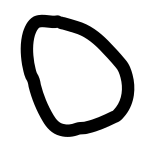
#> input picture data/cards/rendered/150/o.png, 150 x 150 px
$ python -i render.py   (imports and definitions only)
#> lines starting #> are read from the running program, lines starting #| are printed output that depends on the picture
#> further down, picture is the input picture: PIL image 150x150 RGBA; mean R, G, B, A 207.9, 207.9, 207.9, 255
import argparse
import random
import subprocess
from pathlib import Path

import numpy as np
from PIL import Image


parser = argparse.ArgumentParser(formatter_class=argparse.ArgumentDefaultsHelpFormatter)

# [3 lines not run here, left out]


values = ["x", "o", "b"]
# [1 line that did not run here, left out]
# [1 line that did not run here, left out]


# [51 lines left out: functions render_svg, get_images, render_all, render_for_class, not called in this run]


def apply_transformations(image, max_rot=10, hue=13, sat=13, val=13):
#> called with max_rot = 10, hue = 13, sat = 13, val = 13
    image = image.convert("HSV")
#> image: PIL image 150x150 HSV; mean H, S, V 0, 0, 207.9
    data = np.array(image, dtype="int16")
#> data: shape (150, 150, 3) int16; mean of channels 0, 1, 2 0, 0, 207.9

    for i, v in enumerate([hue, sat, val]):
        data[:, :, i] += np.random.randint(-v, v, dtype="int16")
        data[:, :, 0] = data[:, :, 0] % 255
        data = data.clip(0, 255)
    image = Image.fromarray(data.astype("uint8"), mode="HSV")
#> image: PIL image 150x150 HSV; mean H, S, V 254, 2, 209.5
    image = image.convert("RGB")
#> image: PIL image 150x150 RGB

    w, h = image.width, image.height
#> w = 150; h = 150
    theta = random.uniform(-max_rot, max_rot)
    image = image.rotate(
        theta, resample=Image.BILINEAR, expand=True, fillcolor="#FFFFFF"
    )
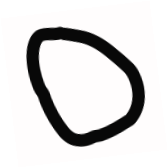
#> image: PIL image 168x168 RGB; mean R, G, B 218.7, 217.4, 217.4
    image = image.resize((w, h))
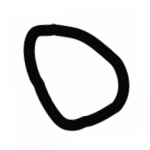
#> image: PIL image 150x150 RGB; mean R, G, B 218.6, 217.4, 217.4

    return image


# [8 lines left out: function read_file, not called in this run]


# [10 lines not run here, left out]

>>> from PIL import Image
>>> picture = Image.open('cards/rendered/150/o.png')
>>> result = apply_transformations(picture)
